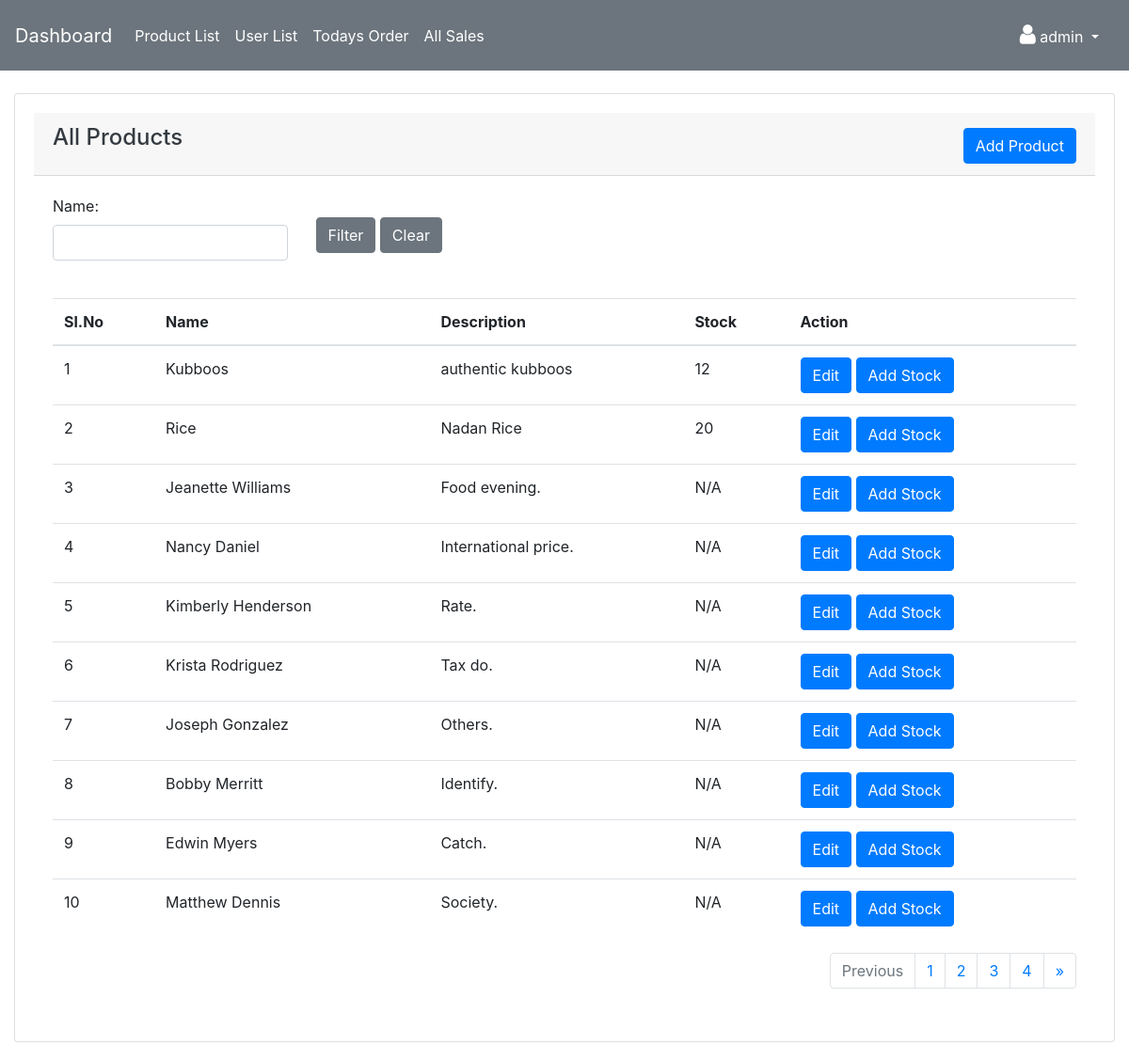
The page /mngr/products/ (signed in) on the database as committed earlier.
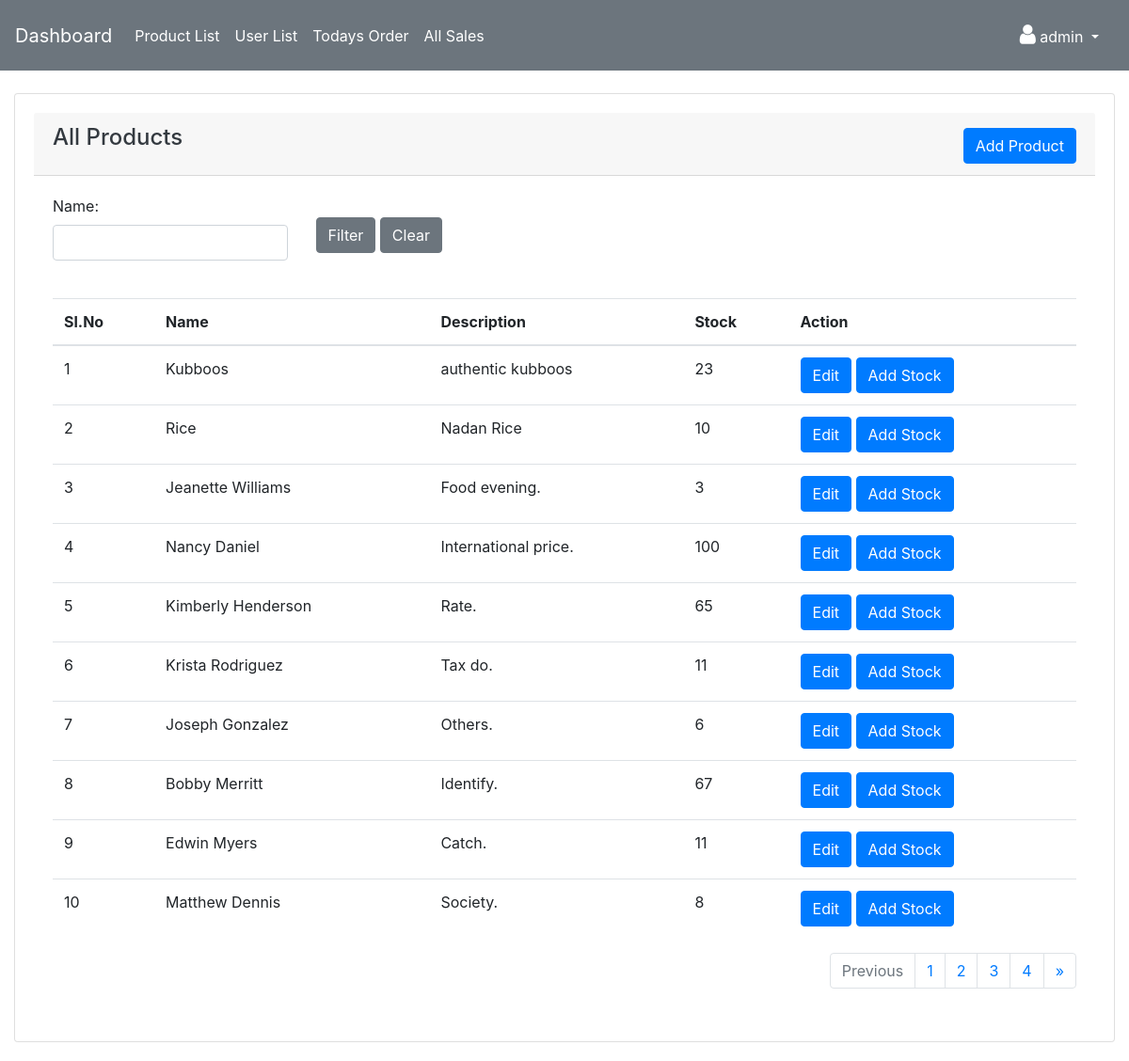
The same page on the database as committed later.
### mngr/models.py (models this page shows, shortened)
class Product(models.Model):
    name = models.CharField(max_length=100)
    description = models.CharField(max_length=255)
    stock = models.IntegerField(null=True)
    created_by = models.ForeignKey(User,on_delete=models.CASCADE)
    created_at = models.DateTimeField(auto_now=True)

### mngr/views.py (the view)
# urls.py: path('products/',views.productsList,name='product_list'),
@login_required(login_url='/mngr/')
def productsList(request):
    results = Product.objects.order_by('-id').all()
    productFilter = ProductFilter()
    if request.method =='GET' and request.GET.get('filter') == 'Clear':
        return redirect('product_list')
    if request.method == 'GET' and request.GET.get('filter') == 'Filter':
        productFilter=ProductFilter(request.GET,results)
        results = productFilter.qs
    products = Paginator(results,10)
    page_number = request.GET.get("page")
    page_obj = products.get_page(page_number)
    return render(request,'products/index.html',locals())

### mngr/templates/products/index.html (shortened to what this page needs)
{% extends 'adm_template.html' %}
{% block content %}
<div class="row">
    <div class="col-md-12">
        <div class="card">
            <div class="card-header">
                <h4 class="text-dark">All Products</h4>
                <a href="{% url 'add_product' %}" class="btn btn-primary" style="float:right;margin-top: -33px;">Add Product</a>
              </div>
              <div class="card-body">
                <form action="" method="GET">
                  <div class="row">
                    <div class="col-lg-3">
                      <label for="">Name:</label>
                      {{productFilter.form.name}}
                    </div>
                    <div class="col-lg-3 pt-4">
                      <input type="submit" value="Filter" name="filter" class="btn btn-secondary">
                      <input type="submit" value="Clear" name="filter" class="btn btn-secondary">
                    </div>
                  </div>
                </form>
              </div>
            <div class="card-body">
                <table class="table">
                    <thead>
                      <tr>
                        <th scope="col">Sl.No</th>
                        <th scope="col">Name</th>
                        <th scope="col">Description</th>
                        <th scope="col">Stock</th>
                        <th scope="col">Action</th>
                      </tr>
                    </thead>
                    <tbody>
                        {% if page_obj %}
                        {% for item in page_obj %}
                        <tr>
                            <td>{{page_obj.start_index|add:forloop.counter0}}</td>
                            <td>{{ item.name}}</td>
                            <td>{{ item.description}}</td>
                            <td>
                              {% if item.stock %}
                                {{ item.stock}}
                              {% else %}
                                N/A
                              {% endif %}</td>
                            <td>
                              <a href="{% url 'edit_product' item.id %}" class="btn btn-primary">Edit</a>
                              <a href="{% url 'stock_update' item.id %}" class="btn btn-primary">Add Stock</a>
                            </td>
                        </tr>
                        {% endfor %}
                        {% endif %}
                    </tbody>
                  </table>
                  <div class="paginate">
                    {% include 'layout/pagination.html' %}
                  </div>
            </div>
          </div>
    </div>
</div>
{% endblock content %}

### templates/adm_template.html (shortened to what this page needs)
<!DOCTYPE html>
<html>
<head>
  <link rel="stylesheet" href="https://maxcdn.bootstrapcdn.com/bootstrap/4.3.1/css/bootstrap.min.css">
  <link rel="stylesheet" href="https://cdnjs.cloudflare.com/ajax/libs/font-awesome/4.7.0/css/font-awesome.min.css">
</head>
<body>
  <nav class="navbar navbar-expand-lg navbar-light bg-secondary">
    <a class="navbar-brand text-white" href="{% url 'dashboard' %}">Dashboard</a>
    <div class="collapse navbar-collapse" id="navbarNav">
      <ul class="navbar-nav">
        <li class="nav-item">
          <a class="nav-link text-white" href="{% url 'product_list' %}">Product List</a>
        </li>
        <li class="nav-item">
          <a class="nav-link text-white" href="{% url 'user_list' %}">User List</a>
        </li>
        <li class="nav-item">
          <a class="nav-link text-white" href="{% url 'todays_order' %}">Todays Order</a>
        </li>
        <li class="nav-item">
          <a class="nav-link text-white" href="{% url 'all_orders' %}">All Sales</a>
        </li>
      </ul>
    </div>
    <div style="float:right">
      <ul class="navbar-nav mr-auto p-2">
        <li class="nav-item dropdown">
          <a class="nav-link dropdown-toggle text-white" href="#" id="navbarDropdown" role="button" data-toggle="dropdown" aria-haspopup="true" aria-expanded="false">
            <i class="fa fa-user" style="font-size:24px"></i> {{ user.username}}
          </a>
        </li>
      </ul>
    </div>
  </nav>
  <div class="container-fluid"><br>
    {% block content %}{% endblock content %}
</div>
</body>
</html>

### mngr/templates/layout/pagination.html (shortened to what this page needs)
{% if page_obj.has_other_pages %}
<nav aria-label="Page navigation example">
    <ul class="pagination">
        {% if page_obj.has_previous %}
        <li class="page-item">
            <a class="page-link" href="?page={{ page_obj.previous_page_number }}" aria-label="Previous">
              <span aria-hidden="true">&laquo;</span>
              <span class="sr-only">Previous</span>
            </a>
          </li>
          {% else %}
          <li class="page-item disabled"><span class="page-link">Previous</span></li>
        {% endif %}
        {% for i in page_obj.paginator.page_range %}
        {% if page_obj.number == i %}
        <li class="page-item"><a class="page-link" href="#">{{i}}</a></li>
        {% else %}
        <li class="page-item"><a class="page-link" href="?page={{ i }}">{{ i }}</a></li>
        {% endif %}
        {% endfor %}
        {% if page_obj.has_next %}
        <li class="page-item">
            <a class="page-link" href="#" aria-label="Next">
              <span aria-hidden="true">&raquo;</span>
            </a>
          </li>
          {% else %}
          <li class="page-item disabled"><span class="page-link">Next</span></li>
        {% endif %}
    </ul>
</nav>
{% endif %}

### templates/adm_template.html (style rules this page uses)
.card { text-align: center; padding: 20px; margin-bottom: 20px; }

### mngr/templates/products/index.html (style rules this page uses)
.card { text-align : left }
.paginate { float:right }

Rows that differ between the two databases and show on the page:
removed Product: start_index|add "3", name "Jeanette Williams", description "Food evening.", shows "N/A"
changed Product "Kubboos": stock "12" → "23"
changed Product "Rice": stock "20" → "10"
added Product: start_index|add "3", name "Jeanette Williams", description "Food evening.", stock "3"
changed Product "Nancy Daniel": stock (not shown) → "100"; no longer shows "N/A"
changed Product "Kimberly Henderson": stock (not shown) → "65"; no longer shows "N/A"
changed Product "Krista Rodriguez": stock (not shown) → "11"; no longer shows "N/A"
changed Product "Joseph Gonzalez": stock (not shown) → "6"; no longer shows "N/A"
changed Product "Bobby Merritt": stock (not shown) → "67"; no longer shows "N/A"
changed Product "Edwin Myers": stock (not shown) → "11"; no longer shows "N/A"
changed Product "Matthew Dennis": stock (not shown) → "8"; no longer shows "N/A"
